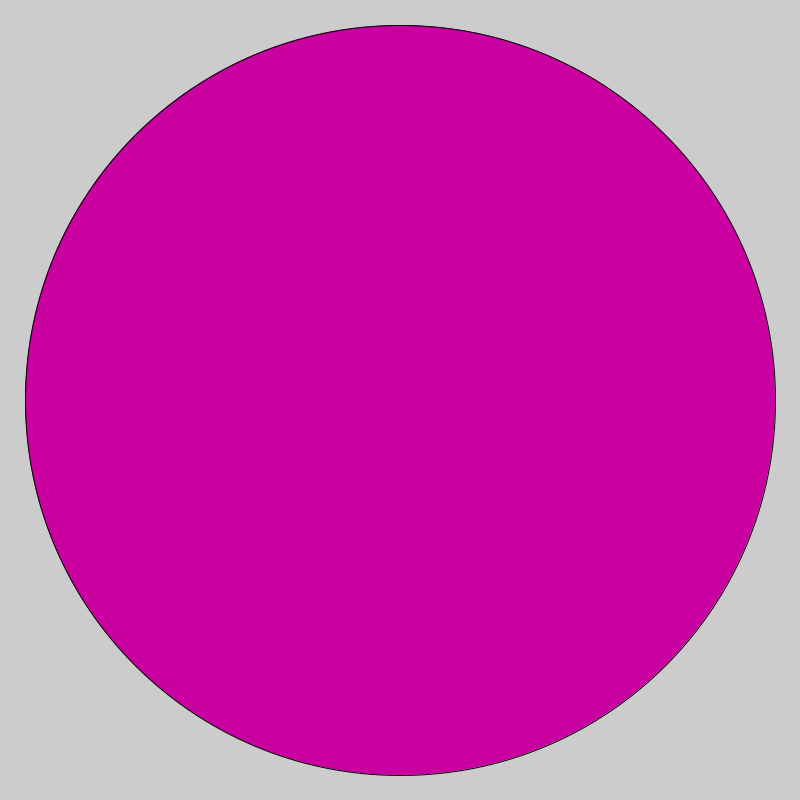
Frame 1 (no input)
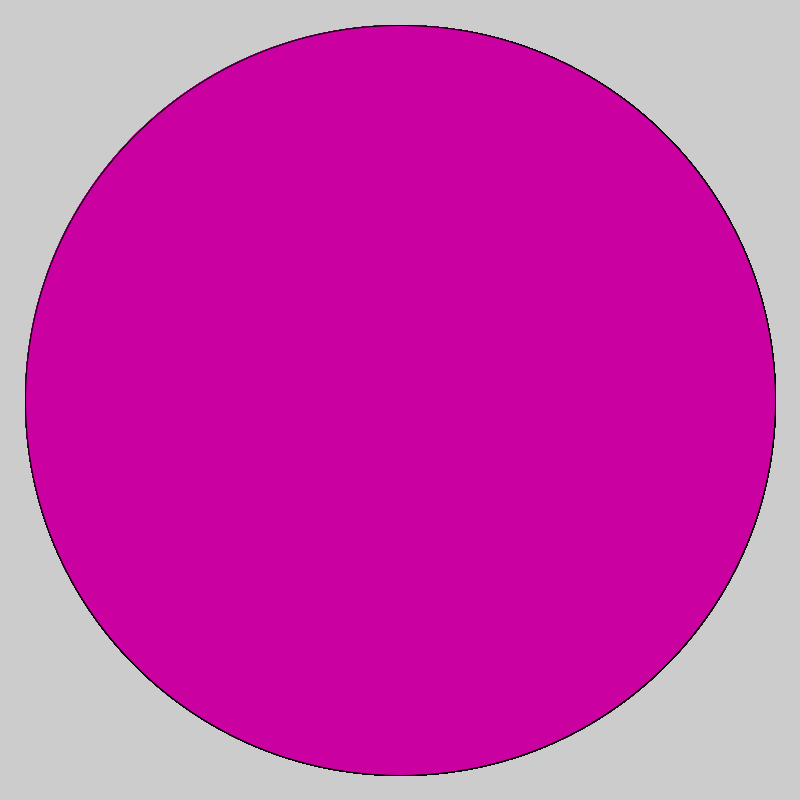
Frame 60 (the mouse pressed at the canvas centre just before this capture)
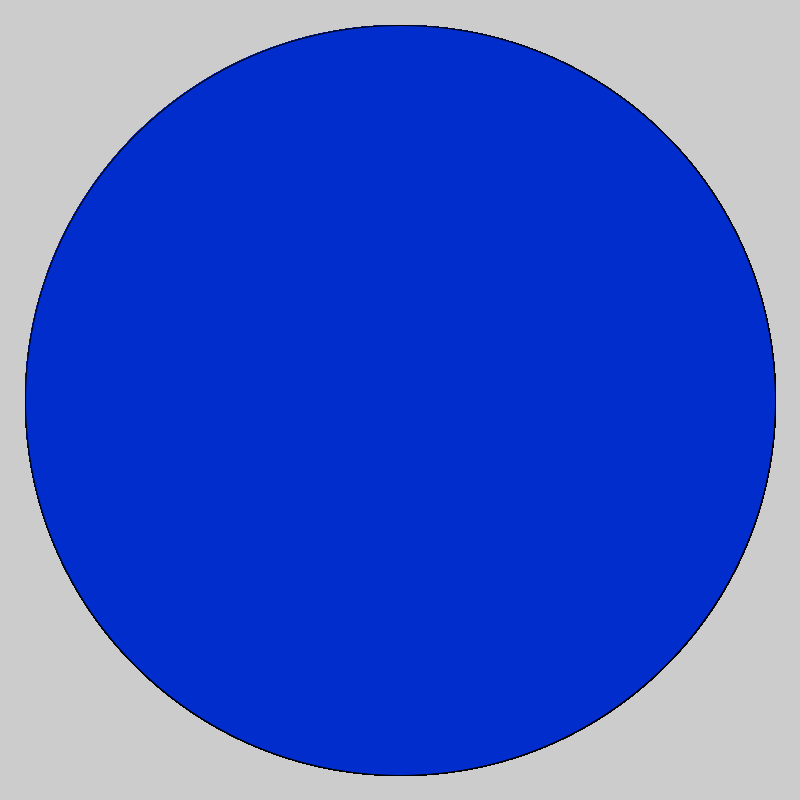
Frame 120 (the mouse held since frame 60 and released just before this capture)

The Processing sketch that drew these frames (run headless with seeded random() and noise(); from frame 60 on, the mouse is pressed at the canvas centre):

// Processing sketch: Logical_Dot
// ── Logical_Dot.pde
void setup() {
  size(800, 800);
}
void draw()
{
  if (mousePressed) {
    fill(#002DCB);
  }
  
else{fill(#CB00A0);}
ellipse(400,400,750,750);}
